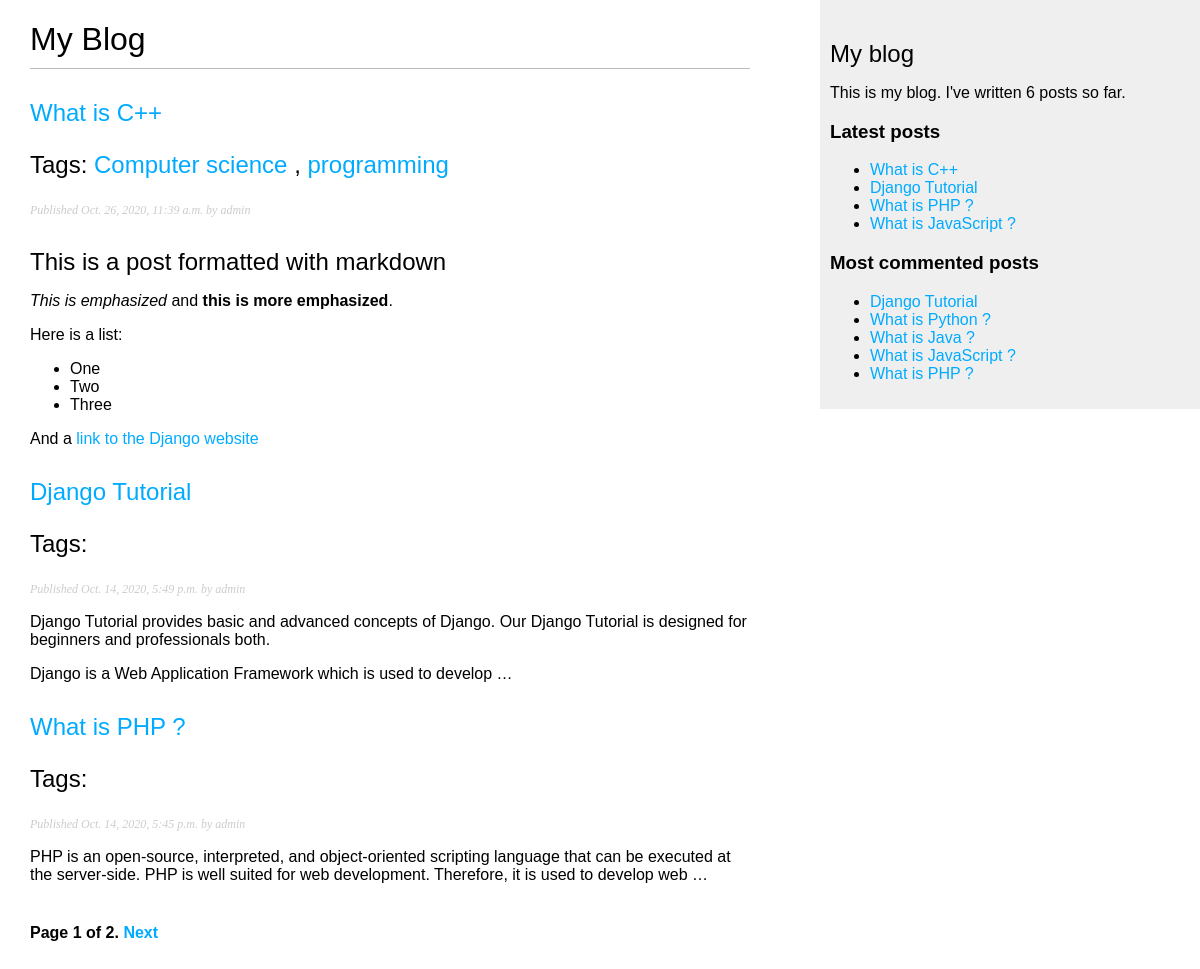
Screenshot of /blog/ with the database file from the repository.
### blog/models.py (models this page shows, shortened)
class Post(models.Model):
    STATUS_CHOICES = (
('draft', 'Draft'),
('published', 'Published'),
)
    title = models.CharField(max_length=250)
    slug = models.SlugField(max_length=250,
    unique_for_date='publish')
    author = models.ForeignKey(User,
    on_delete=models.CASCADE,
    related_name='blog_posts')
    body = models.TextField()
    publish = models.DateTimeField(default=timezone.now)
    created = models.DateTimeField(auto_now_add=True)
    updated = models.DateTimeField(auto_now=True)
    status = models.CharField(max_length=10,
    choices=STATUS_CHOICES,
    default='draft')
    def get_absolute_url(self):
        return reverse('blog:post_detail', args=[self.publish.year,
            self.publish.month,
            self.publish.day, self.slug])
    class Meta:
      ordering = ('-publish',)
    objects = models.Manager() # The default manager.
    published = PublishedManager() # Our custom manager.
    tags = TaggableManager()
    """
 Creating a comment system
Building a model
    """

### blog/views.py (the view)
# urls.py: path('', views.post_list, name='post_list'),
def post_list(request,tag_slug=None):
    object_list = Post.published.all()
    tag = None
    if tag_slug:
        tag = get_object_or_404(Tag, slug=tag_slug)
        object_list = object_list.filter(tags__in=[tag])
    paginator = Paginator(object_list, 3)
    page = request.GET.get('page')
    try:
        posts = paginator.page(page)
    except PageNotAnInteger:
        posts = paginator.page(1)
    except EmptyPage:
        posts = paginator.page(paginator.num_pages)
    return render(request,
    'blog/post/list.html',
    {    'page': page,
        'posts': posts,
        'tag': tag
    })

### blog/models.py (called while the page is built)
    def get_queryset(self):
        return super(PublishedManager,self).get_queryset().filter(status='published')

### blog/templatetags/blog_tags.py (called while the page is built)
@register.simple_tag
def total_posts():
    return Post.published.count()

@register.inclusion_tag('blog/post/latest_posts.html')
def show_latest_posts(count=5):
    latest_posts = Post.published.order_by('-publish')[:count]
    return {'latest_posts': latest_posts}

@register.simple_tag
def get_most_commented_posts(count=5):
    return Post.published.annotate(
    total_comments=Count('comments')
).order_by('-total_comments')[:count]

@register.filter(name='markdown')
def markdown_format(text):
    return mark_safe(markdown.markdown(text))

### blog/templates/blog/post/list.html (shortened to what this page needs)
{% extends "blog/base.html" %}
{% load blog_tags %}
{% block content %}
<h1>My Blog</h1>
{% for post in posts %}
<h2>
<a href="{{ post.get_absolute_url }}">
{{ post.title }}
</a>
<p class="tags">
    Tags:
    {% for tag in post.tags.all %}
    <a href="{% url 'blog:post_list_by_tag' tag.slug %}">
    {{ tag.name }}
    </a>
    {% if not forloop.last %}, {% endif %}
    {% endfor %}
</p>
</h2>
<p class="date">
Published {{ post.publish }} by {{ post.author }}
</p>
{{ post.body|markdown|truncatewords_html:30 }}
{% endfor %}
{% include "pagination.html" with page=posts %}
{% endblock %}

### blog/templates/blog/base.html (shortened to what this page needs)
{% load blog_tags %}
{% load static %}
<!DOCTYPE html>
<html>
<head>
<link href="{% static 'css/blog.css' %}" rel="stylesheet">
</head>
<body>
<div id="content">
{% block content %}
{% endblock %}
</div>
<div id="sidebar">
<h2>My blog</h2>
<p>This is my blog. I've written
    {% total_posts %} posts so far.</p>
    <h3>Latest posts</h3>
{% show_latest_posts 4 %}
<h3>Most commented posts</h3>
{% get_most_commented_posts as most_commented_posts %}
<ul>
{% for post in most_commented_posts %}
<li>
<a href="{{ post.get_absolute_url }}">{{ post.title }}</a>
</li>
{% endfor %}
</ul>
</div>
</body>
</html>

### blog/templates/blog/post/latest_posts.html
<ul>
    {% for post in latest_posts %}
    <li>
    <a href="{{ post.get_absolute_url }}">{{ post.title }}</a>
    </li>
    {% endfor %}
    </ul>

### blog/static/css/blog.css (style rules this page uses)
body { margin:0; padding:0; font-family:helvetica, sans-serif; }
a { color:#00abff; text-decoration:none; }
h1 { font-weight:normal; border-bottom:1px solid #bbb; padding:0 0 10px 0; }
h2 { font-weight:normal; margin:30px 0 0; }
#content { float:left; width:60%; padding:0 0 0 30px; }
#sidebar { float:right; width:30%; padding:10px; background:#efefef; height:100%; }
p.date { color:#ccc; font-family: georgia, serif; font-size: 12px; font-style: italic; }

### rows the page displays
Post: title "What is C++", publish "Oct. 26, 2020, 11:39 a.m.", author "admin", body "This is a post formatted with markdown This is emphasized and this is more emphasized . Here is a list: One Two Three And a link to the Django website"
Tag: name "Computer science"
Tag: name "programming"
Post: title "Django Tutorial", publish "Oct. 14, 2020, 5:49 p.m.", author "admin", body "Django Tutorial provides basic and advanced concepts of Django. Our Django Tutorial is designed for beginners and professionals both. Django is a Web Application Framework which is used to develop …"
Post: title "What is PHP ?", publish "Oct. 14, 2020, 5:45 p.m.", author "admin", body "PHP is an open-source, interpreted, and object-oriented scripting language that can be executed at the server-side. PHP is well suited for web development. Therefore, it is used to develop web …"
Post: title "What is JavaScript ?"
Post: title "What is Python ?"
Post: title "What is Java ?"

### other values shown
{{ page.number }} "1"
{{ page.paginator.num_pages }} "2"
